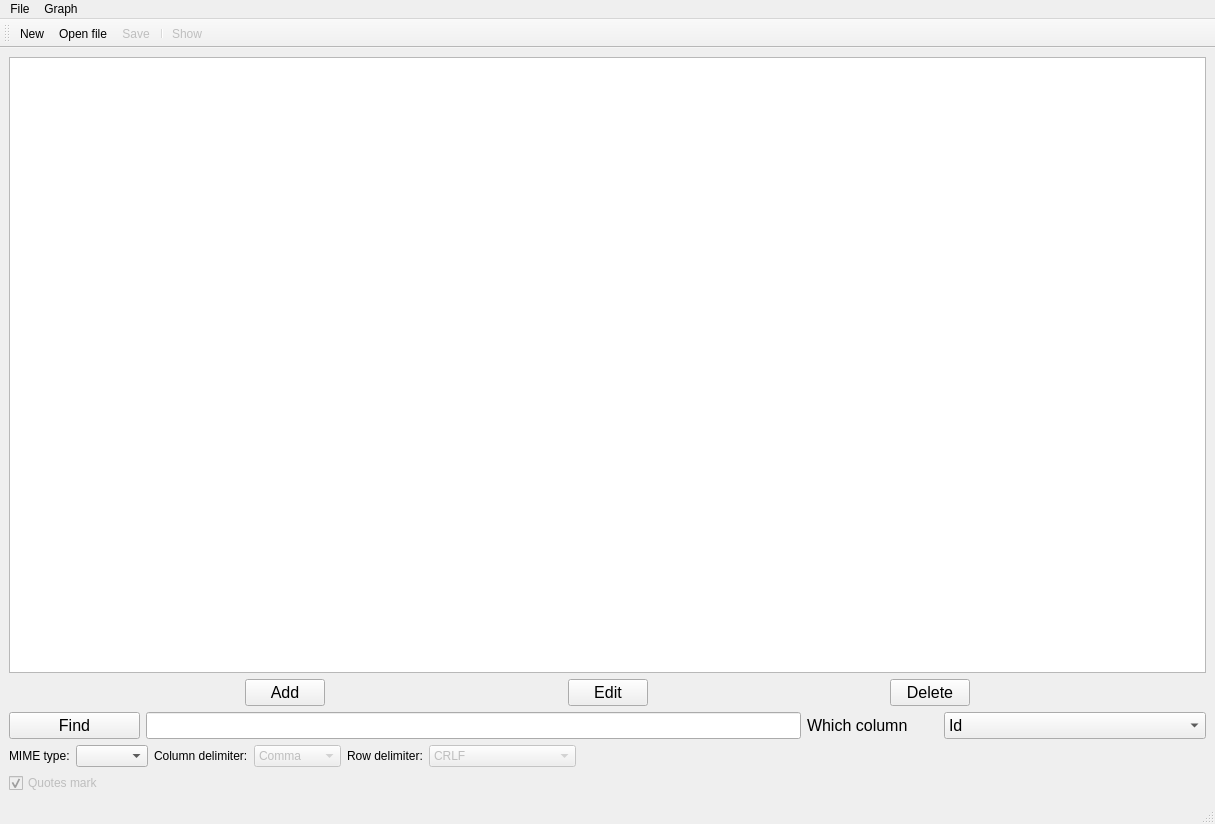
<?xml version="1.0" encoding="UTF-8"?>
<ui version="4.0">
 <class>MainWindowFile</class>
 <widget class="QMainWindow" name="MainWindowFile">
  <property name="geometry">
   <rect>
    <x>0</x>
    <y>0</y>
    <width>1215</width>
    <height>824</height>
   </rect>
  </property>
  <property name="sizePolicy">
   <sizepolicy hsizetype="Minimum" vsizetype="Minimum">
    <horstretch>0</horstretch>
    <verstretch>0</verstretch>
   </sizepolicy>
  </property>
  <property name="minimumSize">
   <size>
    <width>700</width>
    <height>760</height>
   </size>
  </property>
  <property name="windowTitle">
   <string>MainWindow</string>
  </property>
  <widget class="QWidget" name="centralwidget">
   <layout class="QGridLayout" name="gridLayout">
    <item row="4" column="0">
     <widget class="QCheckBox" name="checkBoxQuotesMark">
      <property name="enabled">
       <bool>false</bool>
      </property>
      <property name="text">
       <string>Quotes mark</string>
      </property>
      <property name="checked">
       <bool>true</bool>
      </property>
     </widget>
    </item>
    <item row="0" column="0">
     <widget class="QTableView" name="tableView">
      <property name="sizePolicy">
       <sizepolicy hsizetype="MinimumExpanding" vsizetype="MinimumExpanding">
        <horstretch>0</horstretch>
        <verstretch>0</verstretch>
       </sizepolicy>
      </property>
      <property name="minimumSize">
       <size>
        <width>0</width>
        <height>0</height>
       </size>
      </property>
      <property name="font">
       <font>
        <pointsize>12</pointsize>
       </font>
      </property>
      <property name="dragEnabled">
       <bool>true</bool>
      </property>
      <property name="dragDropOverwriteMode">
       <bool>false</bool>
      </property>
      <property name="dragDropMode">
       <enum>QAbstractItemView::DragDrop</enum>
      </property>
      <property name="gridStyle">
       <enum>Qt::SolidLine</enum>
      </property>
      <property name="sortingEnabled">
       <bool>true</bool>
      </property>
      <attribute name="horizontalHeaderCascadingSectionResizes">
       <bool>false</bool>
      </attribute>
      <attribute name="horizontalHeaderMinimumSectionSize">
       <number>40</number>
      </attribute>
      <attribute name="horizontalHeaderDefaultSectionSize">
       <number>160</number>
      </attribute>
      <attribute name="verticalHeaderMinimumSectionSize">
       <number>25</number>
      </attribute>
     </widget>
    </item>
    <item row="2" column="0">
     <layout class="QHBoxLayout" name="horizontalLayout_2" stretch="1,5,1,2">
      <item>
       <widget class="QPushButton" name="pushButtonFind">
        <property name="font">
         <font>
          <pointsize>12</pointsize>
         </font>
        </property>
        <property name="text">
         <string>Find</string>
        </property>
       </widget>
      </item>
      <item>
       <widget class="QLineEdit" name="lineEditFind">
        <property name="font">
         <font>
          <pointsize>12</pointsize>
         </font>
        </property>
       </widget>
      </item>
      <item>
       <widget class="QLabel" name="labelColumn">
        <property name="font">
         <font>
          <pointsize>12</pointsize>
         </font>
        </property>
        <property name="text">
         <string>Which column</string>
        </property>
       </widget>
      </item>
      <item>
       <widget class="QComboBox" name="comboBoxColumn">
        <property name="font">
         <font>
          <pointsize>12</pointsize>
         </font>
        </property>
        <item>
         <property name="text">
          <string>Id</string>
         </property>
        </item>
        <item>
         <property name="text">
          <string>Name</string>
         </property>
        </item>
        <item>
         <property name="text">
          <string>Index</string>
         </property>
        </item>
        <item>
         <property name="text">
          <string>Adress</string>
         </property>
        </item>
        <item>
         <property name="text">
          <string>Working Time</string>
         </property>
        </item>
        <item>
         <property name="text">
          <string>Tel</string>
         </property>
        </item>
        <item>
         <property name="text">
          <string>Amount of workers</string>
         </property>
        </item>
       </widget>
      </item>
     </layout>
    </item>
    <item row="1" column="0">
     <layout class="QHBoxLayout" name="horizontalLayout">
      <item>
       <spacer name="horizontalSpacer_3">
        <property name="orientation">
         <enum>Qt::Horizontal</enum>
        </property>
        <property name="sizeHint" stdset="0">
         <size>
          <width>40</width>
          <height>20</height>
         </size>
        </property>
       </spacer>
      </item>
      <item>
       <widget class="QPushButton" name="pushButtonAdd">
        <property name="font">
         <font>
          <pointsize>12</pointsize>
         </font>
        </property>
        <property name="text">
         <string>Add</string>
        </property>
       </widget>
      </item>
      <item>
       <spacer name="horizontalSpacer">
        <property name="orientation">
         <enum>Qt::Horizontal</enum>
        </property>
        <property name="sizeHint" stdset="0">
         <size>
          <width>40</width>
          <height>20</height>
         </size>
        </property>
       </spacer>
      </item>
      <item>
       <widget class="QPushButton" name="pushButtonEdit">
        <property name="font">
         <font>
          <pointsize>12</pointsize>
         </font>
        </property>
        <property name="text">
         <string>Edit</string>
        </property>
       </widget>
      </item>
      <item>
       <spacer name="horizontalSpacer_2">
        <property name="orientation">
         <enum>Qt::Horizontal</enum>
        </property>
        <property name="sizeHint" stdset="0">
         <size>
          <width>40</width>
          <height>20</height>
         </size>
        </property>
       </spacer>
      </item>
      <item>
       <widget class="QPushButton" name="pushButtonDelete">
        <property name="font">
         <font>
          <pointsize>12</pointsize>
         </font>
        </property>
        <property name="text">
         <string>Delete</string>
        </property>
       </widget>
      </item>
      <item>
       <spacer name="horizontalSpacer_4">
        <property name="orientation">
         <enum>Qt::Horizontal</enum>
        </property>
        <property name="sizeHint" stdset="0">
         <size>
          <width>40</width>
          <height>20</height>
         </size>
        </property>
       </spacer>
      </item>
     </layout>
    </item>
    <item row="3" column="0">
     <layout class="QHBoxLayout" name="horizontalLayout_3">
      <item>
       <widget class="QLabel" name="labelMIMETypeCustomTable">
        <property name="text">
         <string>MIME type:</string>
        </property>
       </widget>
      </item>
      <item>
       <widget class="QComboBox" name="comboBoxMimeTypeCustomTable">
        <property name="currentText">
         <string notr="true"/>
        </property>
       </widget>
      </item>
      <item>
       <widget class="QLabel" name="labelColumnDelimiterCustomTable">
        <property name="text">
         <string>Column delimiter:</string>
        </property>
       </widget>
      </item>
      <item>
       <widget class="QComboBox" name="comboBoxColumnDelimiterCustomTable">
        <property name="enabled">
         <bool>false</bool>
        </property>
        <item>
         <property name="text">
          <string>Comma</string>
         </property>
        </item>
        <item>
         <property name="text">
          <string>Semicolon</string>
         </property>
        </item>
        <item>
         <property name="text">
          <string>Tab</string>
         </property>
        </item>
       </widget>
      </item>
      <item>
       <widget class="QLabel" name="labelRowDelimiterCustomTable">
        <property name="text">
         <string>Row delimiter:</string>
        </property>
       </widget>
      </item>
      <item>
       <widget class="QComboBox" name="comboBoxRowDelimiterCustomTable">
        <property name="enabled">
         <bool>false</bool>
        </property>
        <property name="currentText">
         <string notr="true">CRLF</string>
        </property>
        <item>
         <property name="text">
          <string>CRLF</string>
         </property>
        </item>
        <item>
         <property name="text">
          <string>Line Feed (LF)</string>
         </property>
        </item>
        <item>
         <property name="text">
          <string>Carriage Return (CR)</string>
         </property>
        </item>
       </widget>
      </item>
      <item>
       <spacer name="horizontalSpacer_5">
        <property name="orientation">
         <enum>Qt::Horizontal</enum>
        </property>
        <property name="sizeHint" stdset="0">
         <size>
          <width>40</width>
          <height>20</height>
         </size>
        </property>
       </spacer>
      </item>
     </layout>
    </item>
   </layout>
  </widget>
  <widget class="QMenuBar" name="menubar">
   <property name="geometry">
    <rect>
     <x>0</x>
     <y>0</y>
     <width>1215</width>
     <height>20</height>
    </rect>
   </property>
   <widget class="QMenu" name="menuFile">
    <property name="title">
     <string>File</string>
    </property>
    <addaction name="actionNew"/>
    <addaction name="actionOpen_file"/>
    <addaction name="actionSave"/>
    <addaction name="actionSave_as"/>
    <addaction name="actionBack"/>
    <addaction name="separator"/>
    <addaction name="actionExit"/>
   </widget>
   <widget class="QMenu" name="menuGraph">
    <property name="title">
     <string>Graph</string>
    </property>
    <addaction name="actionShow"/>
   </widget>
   <addaction name="menuFile"/>
   <addaction name="menuGraph"/>
  </widget>
  <widget class="QStatusBar" name="statusbar"/>
  <widget class="QToolBar" name="toolBar">
   <property name="windowTitle">
    <string>toolBar</string>
   </property>
   <property name="movable">
    <bool>true</bool>
   </property>
   <property name="floatable">
    <bool>true</bool>
   </property>
   <attribute name="toolBarArea">
    <enum>TopToolBarArea</enum>
   </attribute>
   <attribute name="toolBarBreak">
    <bool>false</bool>
   </attribute>
   <addaction name="actionNew"/>
   <addaction name="actionOpen_file"/>
   <addaction name="actionSave"/>
   <addaction name="separator"/>
   <addaction name="actionShow"/>
  </widget>
  <action name="actionSave">
   <property name="enabled">
    <bool>false</bool>
   </property>
   <property name="icon">
    <iconset resource="resource.qrc">
     <normaloff>:/img/Icons/save.png</normaloff>:/img/Icons/save.png</iconset>
   </property>
   <property name="text">
    <string>Save</string>
   </property>
  </action>
  <action name="actionBack">
   <property name="text">
    <string>Back to main menu</string>
   </property>
  </action>
  <action name="actionOpen_file">
   <property name="icon">
    <iconset resource="resource.qrc">
     <normaloff>:/img/Icons/open.png</normaloff>:/img/Icons/open.png</iconset>
   </property>
   <property name="text">
    <string>Open file</string>
   </property>
  </action>
  <action name="actionNew">
   <property name="icon">
    <iconset resource="resource.qrc">
     <normaloff>:/img/Icons/new.png</normaloff>:/img/Icons/new.png</iconset>
   </property>
   <property name="text">
    <string>New</string>
   </property>
  </action>
  <action name="actionSave_as">
   <property name="enabled">
    <bool>false</bool>
   </property>
   <property name="icon">
    <iconset resource="resource.qrc">
     <normaloff>:/img/Icons/save_as.png</normaloff>:/img/Icons/save_as.png</iconset>
   </property>
   <property name="text">
    <string>Save as</string>
   </property>
  </action>
  <action name="actionExit">
   <property name="icon">
    <iconset resource="resource.qrc">
     <normaloff>:/img/Icons/close.png</normaloff>:/img/Icons/close.png</iconset>
   </property>
   <property name="text">
    <string>Exit</string>
   </property>
  </action>
  <action name="actionShow">
   <property name="enabled">
    <bool>false</bool>
   </property>
   <property name="icon">
    <iconset resource="resource.qrc">
     <normaloff>:/img/Icons/Graph.png</normaloff>:/img/Icons/Graph.png</iconset>
   </property>
   <property name="text">
    <string>Show</string>
   </property>
  </action>
 </widget>
 <resources>
  <include location="resource.qrc"/>
 </resources>
 <connections/>
</ui>
